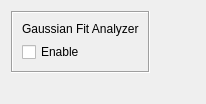
<?xml version="1.0" encoding="UTF-8"?>
<ui version="4.0">
 <class>GaussianFitAnalyzer</class>
 <widget class="QWidget" name="GaussianFitAnalyzer">
  <property name="geometry">
   <rect>
    <x>0</x>
    <y>0</y>
    <width>206</width>
    <height>104</height>
   </rect>
  </property>
  <property name="windowTitle">
   <string>Form</string>
  </property>
  <layout class="QGridLayout" name="gridLayout">
   <item row="0" column="1">
    <spacer name="horizontalSpacer">
     <property name="orientation">
      <enum>Qt::Horizontal</enum>
     </property>
     <property name="sizeHint" stdset="0">
      <size>
       <width>0</width>
       <height>0</height>
      </size>
     </property>
    </spacer>
   </item>
   <item row="0" column="0">
    <widget class="QFrame" name="frame">
     <property name="frameShape">
      <enum>QFrame::Box</enum>
     </property>
     <property name="frameShadow">
      <enum>QFrame::Sunken</enum>
     </property>
     <layout class="QVBoxLayout" name="verticalLayout">
      <item>
       <widget class="QLabel" name="label">
        <property name="text">
         <string>Gaussian Fit Analyzer</string>
        </property>
       </widget>
      </item>
      <item>
       <widget class="QCheckBox" name="enable_checkBox">
        <property name="text">
         <string>Enable</string>
        </property>
       </widget>
      </item>
     </layout>
    </widget>
   </item>
   <item row="1" column="0">
    <spacer name="verticalSpacer">
     <property name="orientation">
      <enum>Qt::Vertical</enum>
     </property>
     <property name="sizeHint" stdset="0">
      <size>
       <width>0</width>
       <height>0</height>
      </size>
     </property>
    </spacer>
   </item>
  </layout>
 </widget>
 <resources/>
 <connections/>
</ui>
